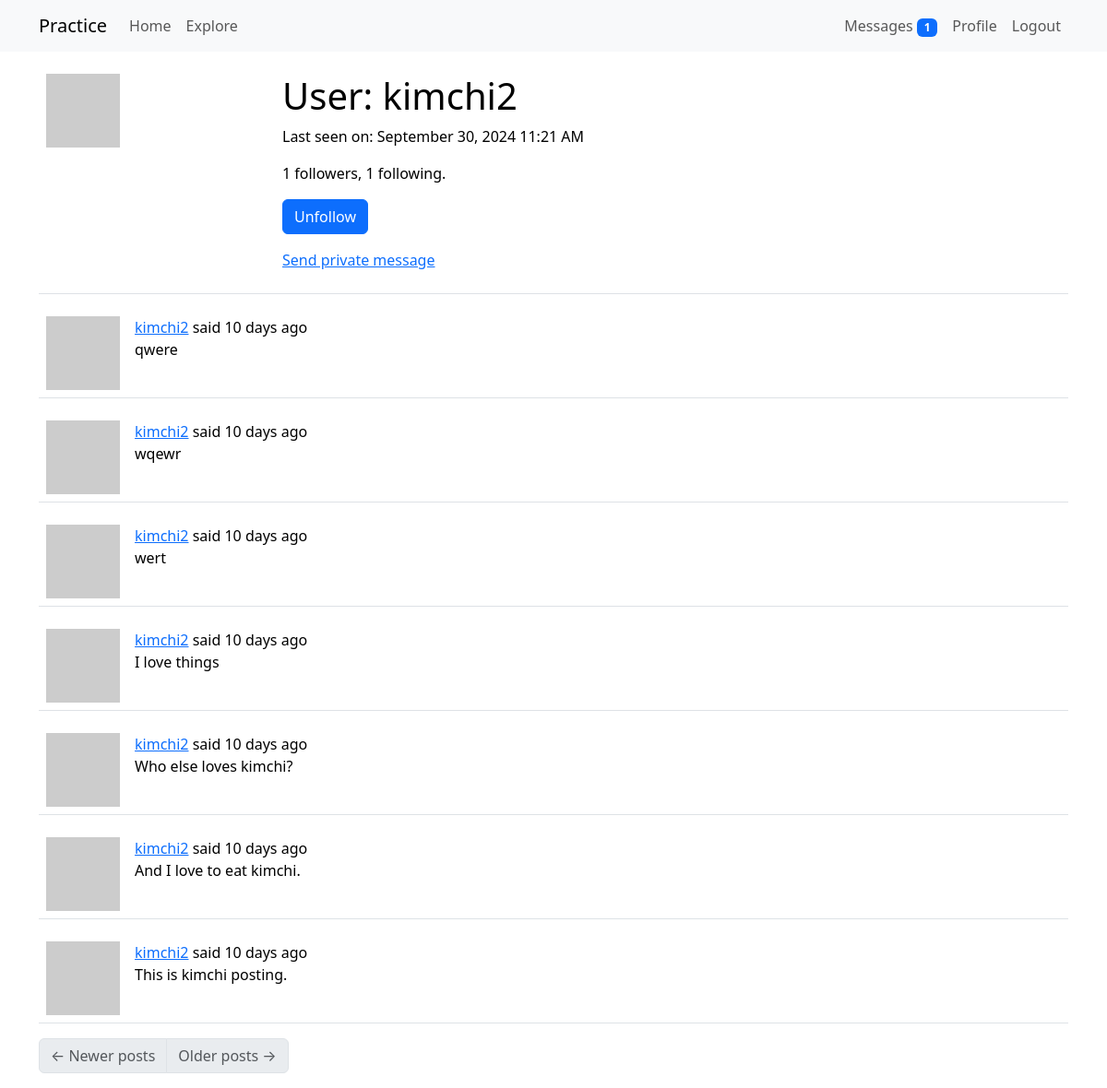
Screenshot of /user/kimchi2 (signed in) with the database file from the repository.
### app/models.py (models this page shows, shortened)
class User(UserMixin, db.Model):
    id: so.Mapped[int] = so.mapped_column(primary_key=True)
    username: so.Mapped[str] = so.mapped_column(sa.String(64), index=True, unique=True)
    email: so.Mapped[str] = so.mapped_column(sa.String(120), index=True, unique=True)
    password_hash: so.Mapped[Optional[str]] = so.mapped_column(sa.String(256))
    about_me: so.Mapped[Optional[str]] = so.mapped_column(sa.String(140))
    last_seen: so.Mapped[Optional[datetime]] = so.mapped_column(
        default=lambda: datetime.now(timezone.utc)
    )
    last_message_read_time: so.Mapped[Optional[datetime]]
    messages_sent: so.WriteOnlyMapped["Message"] = so.relationship(
        foreign_keys="Message.sender_id", back_populates="author"
    )
    messages_received: so.WriteOnlyMapped["Message"] = so.relationship(
        foreign_keys="Message.recipient_id", back_populates="recipient"
    )
    notifications: so.WriteOnlyMapped["Notification"] = so.relationship(
        back_populates="user"
    )
    def unread_message_count(self):
        last_read_time = self.last_message_read_time or datetime(1900, 1, 1)
        query = sa.select(Message).where(
            Message.recipient == self, Message.timestamp > last_read_time
        )
        return db.session.scalar(
            sa.select(sa.func.count()).select_from(query.subquery())
        )
    def avatar(self, size):
        digest = md5(self.email.lower().encode("utf-8")).hexdigest()
        return f"https://www.gravatar.com/avatar/{digest}?d=identicon&s={size}"
    posts: so.WriteOnlyMapped["Post"] = so.relationship(back_populates="author")
    following: so.WriteOnlyMapped["User"] = so.relationship(
        secondary=followers,
        primaryjoin=(followers.c.follower_id == id),
        secondaryjoin=(followers.c.followed_id == id),
        back_populates="followers",
    )
    followers: so.WriteOnlyMapped["User"] = so.relationship(
        secondary=followers,
        primaryjoin=(followers.c.followed_id == id),
        secondaryjoin=(followers.c.follower_id == id),
        back_populates="following",
    )
    def is_following(self, user):
        query = self.following.select().where(User.id == user.id)
        return db.session.scalar(query) is not None
    def followers_count(self):
        query = sa.select(sa.func.count()).select_from(
            self.followers.select().subquery()
        )
        return db.session.scalar(query)
    def following_count(self):
        query = sa.select(sa.func.count()).select_from(
            self.following.select().subquery()
        )
        return db.session.scalar(query)

class Post(db.Model):
    id: so.Mapped[int] = so.mapped_column(primary_key=True)
    body: so.Mapped[str] = so.mapped_column(sa.String(140))
    timestamp: so.Mapped[datetime] = so.mapped_column(
        index=True, default=lambda: datetime.now(timezone.utc)
    )
    user_id: so.Mapped[int] = so.mapped_column(sa.ForeignKey(User.id), index=True)
    language: so.Mapped[Optional[str]] = so.mapped_column(sa.String(5))
    author: so.Mapped[User] = so.relationship(back_populates="posts")

### app/routes.py (the view)
@app.route("/user/<username>")
@login_required
def user(username):
    user = db.first_or_404(sa.select(User).where(User.username == username))
    page = request.args.get("page", 1, type=int)
    query = user.posts.select().order_by(Post.timestamp.desc())
    posts = db.paginate(
        query, page=page, per_page=app.config["POSTS_PER_PAGE"], error_out=False
    )
    next_url = (
        url_for(
            "user",
            username=user.username,
            page=posts.next_num,
        )
        if posts.has_next
        else None
    )
    prev_url = (
        url_for(
            "user",
            username=user.username,
            page=posts.prev_num,
        )
        if posts.has_prev
        else None
    )
    form = EmptyForm()
    return render_template(
        "user.html",
        user=user,
        posts=posts,
        form=form,
        next_url=next_url,
        prev_url=prev_url,
    )

### app/forms.py
class EmptyForm(FlaskForm):
    submit = SubmitField(_l("Submit"))

### app/__init__.py (called while the page is built)
def get_locale():
    return "ko"

### app/models.py (called while the page is built)
@login.user_loader
def load_user(id):
    return db.session.get(User, int(id))

### app/routes.py (called while the page is built)
@app.before_request
def before_request():
    if current_user.is_authenticated:
        current_user.last_seen = datetime.now(timezone.utc)
        db.session.commit()
    g.locale = str(get_locale())

### app/templates/user.html (shortened to what this page needs)
{% extends "base.html" %}
{% block content %}
    <table class="table table-hover">
        <tr>
            <td width="256px">
                <img src="{{ user.avatar(256) }}">
            </td>
            <td>
                <h1>{{ _('User: %(username)s', username=user.username) }}</h1>
                {% if user.last_seen %}
                    <p>{{ _('Last seen on: %(last_seen)s', last_seen=moment(user.last_seen).format("LLL")) }}</p>
                {% endif %}
                <p>{{ user.followers_count() }} {{ _("followers") }}, {{ user.following_count() }} {{ _("following") }}.</p>
                {% if user == current_user %}
                    <p>
                        <a href="{{ url_for("edit_profile") }}">{{ _("Edit your profile") }}</a>
                    </p>
                {% else %}
                    <p>
                        <form action="{{ url_for('unfollow', username=user.username) }}"
                              method="post">
                            {{ form.submit(value=_('Unfollow') , class_='btn btn-primary') }}
                        </form>
                    </p>
                {% endif %}
                {% if user != current_user %}
                    <p>
                        <a href="{{ url_for("send_message", recipient=user.username) }}">{{ _("Send private message") }}</a>
                    </p>
                {% endif %}
            </td>
        </tr>
    </table>
    {% for post in posts %}
        {% include '_post.html' %}
    {% endfor %}
    <nav aria-label="{{ _("Post navigation") }}">
        <ul class="pagination">
            <li class="page-item{% if not prev_url %} disabled{% endif %}">
                <a class="page-link" href="{{ prev_url }}">
                    <span aria-hidden="true">&larr;</span> {{ _("Newer posts") }}
                </a>
            </li>
            <li class="page-item{% if not next_url %} disabled{% endif %}">
                <a class="page-link" href="{{ next_url }}">
                    {{ _("Older posts") }} <span aria-hidden="true">&rarr;</span>
                </a>
            </li>
        </ul>
    </nav>
{% endblock %}

### app/templates/_post.html (shortened to what this page needs)
<table class="table table-hover">
    <tr>
        <td width="70px">
            <a href="{{ url_for('user', username=post.author.username) }}">
                <img src="{{ post.author.avatar(70) }}" />
            </a>
        </td>
        <td>
            {{ _('%(username)s said %(when)s',username=user_link, when=moment(post.timestamp).fromNow()) }}
            <br>
            <span id="post{{ post.id }}">{{ post.body }}</span>
        </td>
    </tr>
</table>

### rows the page displays
Post: body "qwere"
Post: body "wqewr"
Post: body "wert"
Post: body "I love things"
Post: body "Who else loves kimchi?"
Post: body "And I love to eat kimchi."
Post: body "This is kimchi posting."

### other values shown
{{ unread_message_count }} "1"
{{ user.followers_count() }} "1"
{{ user.following_count() }} "1"
